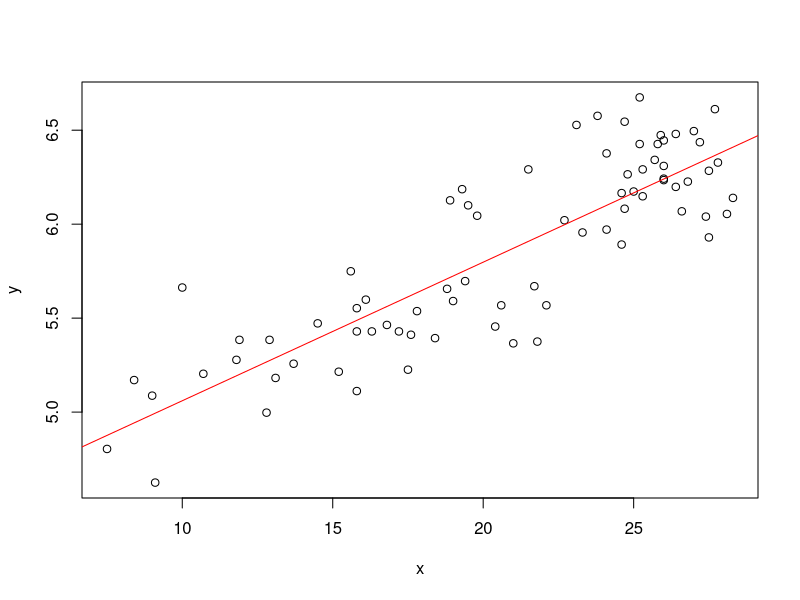

Here is the R script that generated this plot:
data = read.csv("./soilresp.csv", sep=';')
x = data[, "temp"]
y = data[, "resp"]
y = log(y)
plot(x, y)

b0.vec = seq(4, 6, length=100)
b1.vec = seq(0, 0.1, length=100)

# Grid search as described in the assignment
result = matrix(0, length(b0.vec), length(b1.vec))
for (i in 1:length(b0.vec)) {
  for (j in 1:length(b1.vec)) {
    for (k in 1:length(x)) {
      result[i, j] = result[i, j] + (b0.vec[i] + b1.vec[j] * x[k] - y[k])**2
    }
  }
}

# Find correct indices
ind = which(result == min(result), arr.ind = T)
b0 = b0.vec[ind[1]]
b1 = b1.vec[ind[2]]

print(b0)
print(b1)
abline(b0, b1, col="red")
